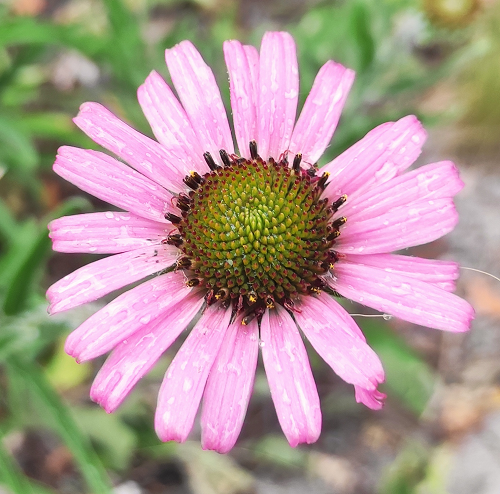
%> input picture Wavelet-Denoising/data/flower.bmp, 500 x 494 px
$ octave main.m   (GNU Octave 9; MATLAB toolbox functions it lacks are replaced by stand-ins)
%> lines starting %> are read from the running program, lines starting %| are printed output that depends on the picture
### Wavelet-Denoising/wavelet_soft_thresholding.m
function result = wavelet_soft_thresholding(x, lambda, filter, L)
    [c,s]=wavedec2(x,L,filter);
    c_lambda = max(1-lambda./abs(c), 0).*c;
    result = waverec2(c_lambda,s,filter);
end

### Wavelet-Denoising/main.m

  img = double(rgb2gray(imread('data/flower.bmp')))/255.0;
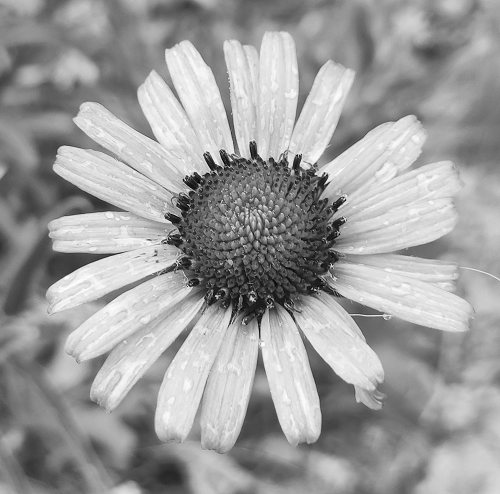
%> img: size 494x500 double; min 0.0157, max 1, mean 0.619
  [dim1, dim2] = size(img);
%> dim1 = 494; dim2 = 500

  %parameters
  filter = 'db3';   %wavelet filter
  L = 2;            %levels of discrete wavelet transform
  sigma = .1;      %noise level
  %lambda = .05;    %denoising parameter lambda
  nlambda = 20;     %try different values for lambda
  F = (1:nlambda)/(5*nlambda);
  G = zeros(nlambda,1);

  %show original image
  figure; imshow(img);
  imshow(img); title('input')
  pause

  %add noise
  imgn = img + randn(dim1,dim2)*sigma; figure; imshow(imgn);
%> after `imgn = img + randn(dim1,dim2)*sigma`:
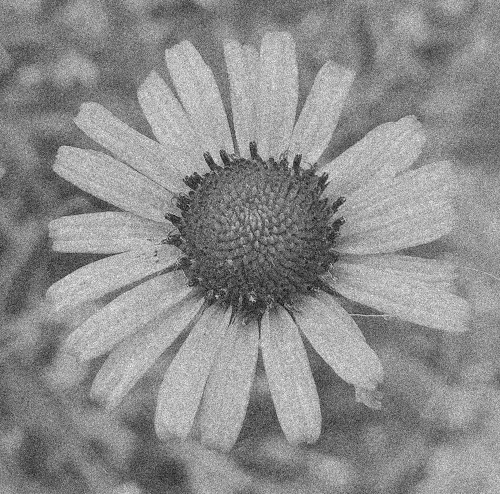
%> imgn: size 494x500 double; min -0.263, max 1.33, mean 0.619; drawn with min black and max white
%> after `imshow(imgn)`:
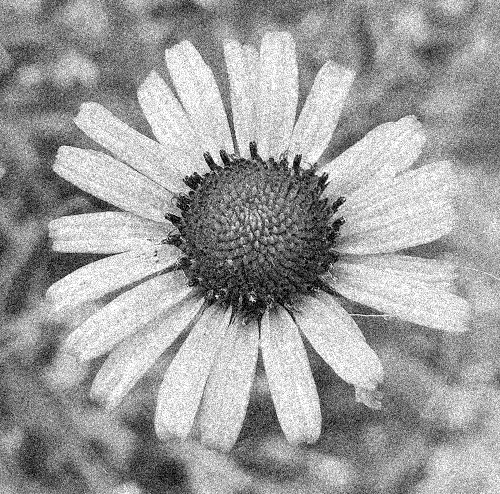
%> displayed picture: size 494x500, on the screen's scale of 0 to 255; min 0, max 255, mean 157.5
  title('Image with noise' );
  pause

  %perform wavelet denoising for different values of lambda
  for k = 1:nlambda
    imgdn = wavelet_soft_thresholding(imgn, F(k), filter, L);
    G(k) = snr(img,imgdn-img);
  end
%> after the loop, G = 20 values, max 21.17 at index 12, min 16.92 at index 1, mean 19.97
  [M,I] = max(G);
%> M = 21.17; I = 12
  lambda = F(I);
%> lambda = 0.12

  %show SNR for different values of lambda
  figure; plot(F,G); xlabel('\lambda');ylabel('SNR');title('Wavelet denoising');
%> after `title('Wavelet denoising')`:
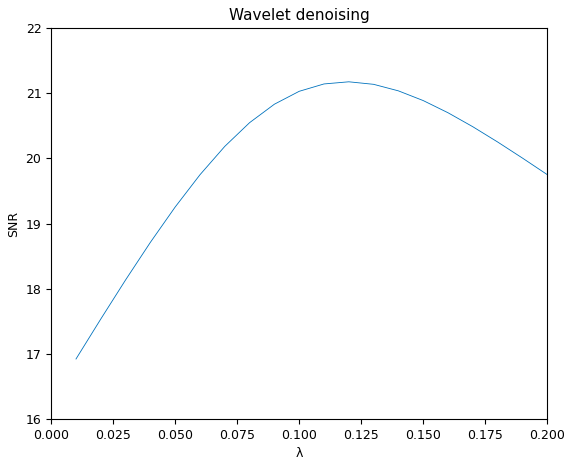
%> figure redrawn from the program's plot data; curve peaks at x = 0.12, y = 21.17
  pause

  %show image with highest SNR
  imgdn = wavelet_soft_thresholding(imgn, lambda, filter, L); figure;imshow(imgdn);
%> in wavelet_soft_thresholding (call 21), `result = waverec2(c_lambda,s,filter);`:
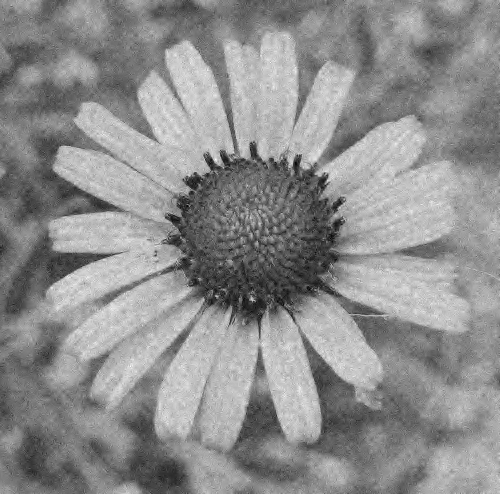
%> result: size 494x500 double; min -0.108, max 1.14, mean 0.589; drawn with min black and max white
  title(['Maximum SNR, \lambda = ' num2str(lambda) ', SNR = ' num2str(snr(img,imgdn-img))]);

$ run again, with Wavelet-Denoising/data/cherry.bmp copied over Wavelet-Denoising/data/flower.bmp
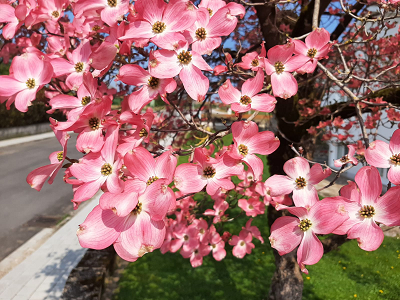
%> input picture Wavelet-Denoising/data/cherry.bmp, 400 x 300 px
%> `imshow(imgn)`:
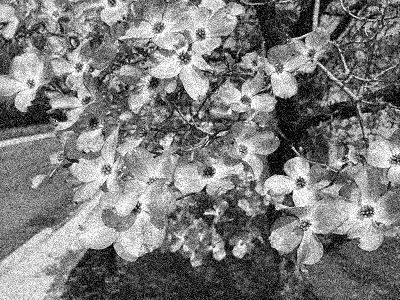
%> displayed picture: size 300x400, on the screen's scale of 0 to 255; min 0, max 255, mean 124.7
%> after the loop `for k = 1:nlambda`: G = 20 values, max 17.81 at index 10, min 15.31 at index 1, mean 16.96
%> M = 17.81; I = 10
%> lambda = 0.1
%> in wavelet_soft_thresholding (call 21), `result = waverec2(c_lambda,s,filter);`:
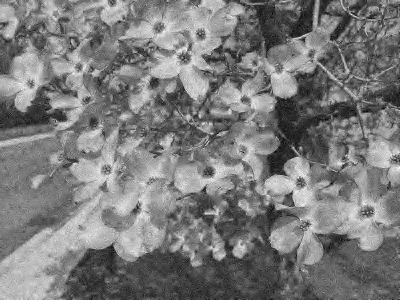
%> result: size 300x400 double; min -0.182, max 1.15, mean 0.464; drawn with min black and max white

$ run again, with Wavelet-Denoising/data/frog.bmp copied over Wavelet-Denoising/data/flower.bmp
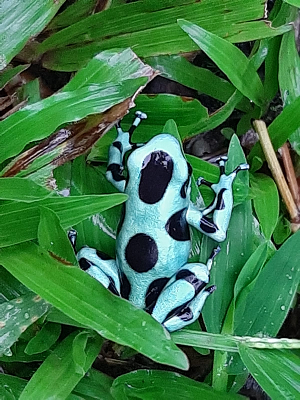
%> input picture Wavelet-Denoising/data/frog.bmp, 300 x 400 px
%> after the loop `for k = 1:nlambda`: G = 20 values, max 15.84 at index 10, min 13.22 at index 1, mean 14.98
%> M = 15.84; I = 10
%> lambda = 0.1
%> in wavelet_soft_thresholding (call 21), `result = waverec2(c_lambda,s,filter);`:
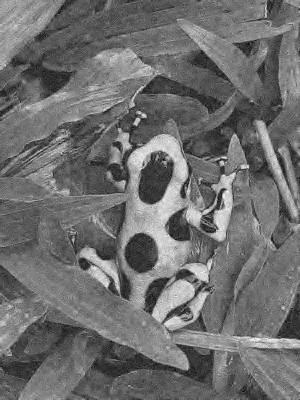
%> result: size 400x300 double; min -0.241, max 1.12, mean 0.351; drawn with min black and max white
%> `imshow(imgdn)`:
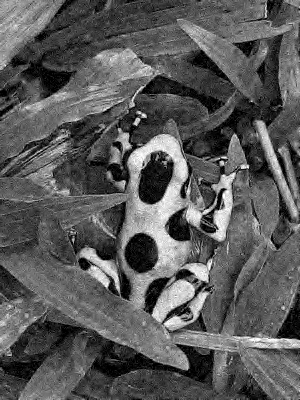
%> displayed picture: size 400x300, on the screen's scale of 0 to 255; min 0, max 255, mean 89.7
